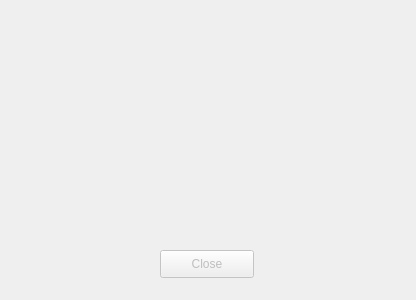
<?xml version="1.0" encoding="UTF-8"?>
<ui version="4.0">
 <class>MessageDialog</class>
 <widget class="QDialog" name="MessageDialog">
  <property name="windowModality">
   <enum>Qt::ApplicationModal</enum>
  </property>
  <property name="geometry">
   <rect>
    <x>0</x>
    <y>0</y>
    <width>416</width>
    <height>300</height>
   </rect>
  </property>
  <property name="windowTitle">
   <string>Dialog</string>
  </property>
  <property name="modal">
   <bool>true</bool>
  </property>
  <widget class="QLabel" name="message">
   <property name="geometry">
    <rect>
     <x>10</x>
     <y>10</y>
     <width>391</width>
     <height>201</height>
    </rect>
   </property>
   <property name="text">
    <string/>
   </property>
   <property name="textFormat">
    <enum>Qt::MarkdownText</enum>
   </property>
   <property name="alignment">
    <set>Qt::AlignCenter</set>
   </property>
  </widget>
  <widget class="QPushButton" name="closeButton">
   <property name="enabled">
    <bool>false</bool>
   </property>
   <property name="geometry">
    <rect>
     <x>160</x>
     <y>250</y>
     <width>94</width>
     <height>28</height>
    </rect>
   </property>
   <property name="text">
    <string>Close</string>
   </property>
  </widget>
 </widget>
 <resources/>
 <connections/>
</ui>
